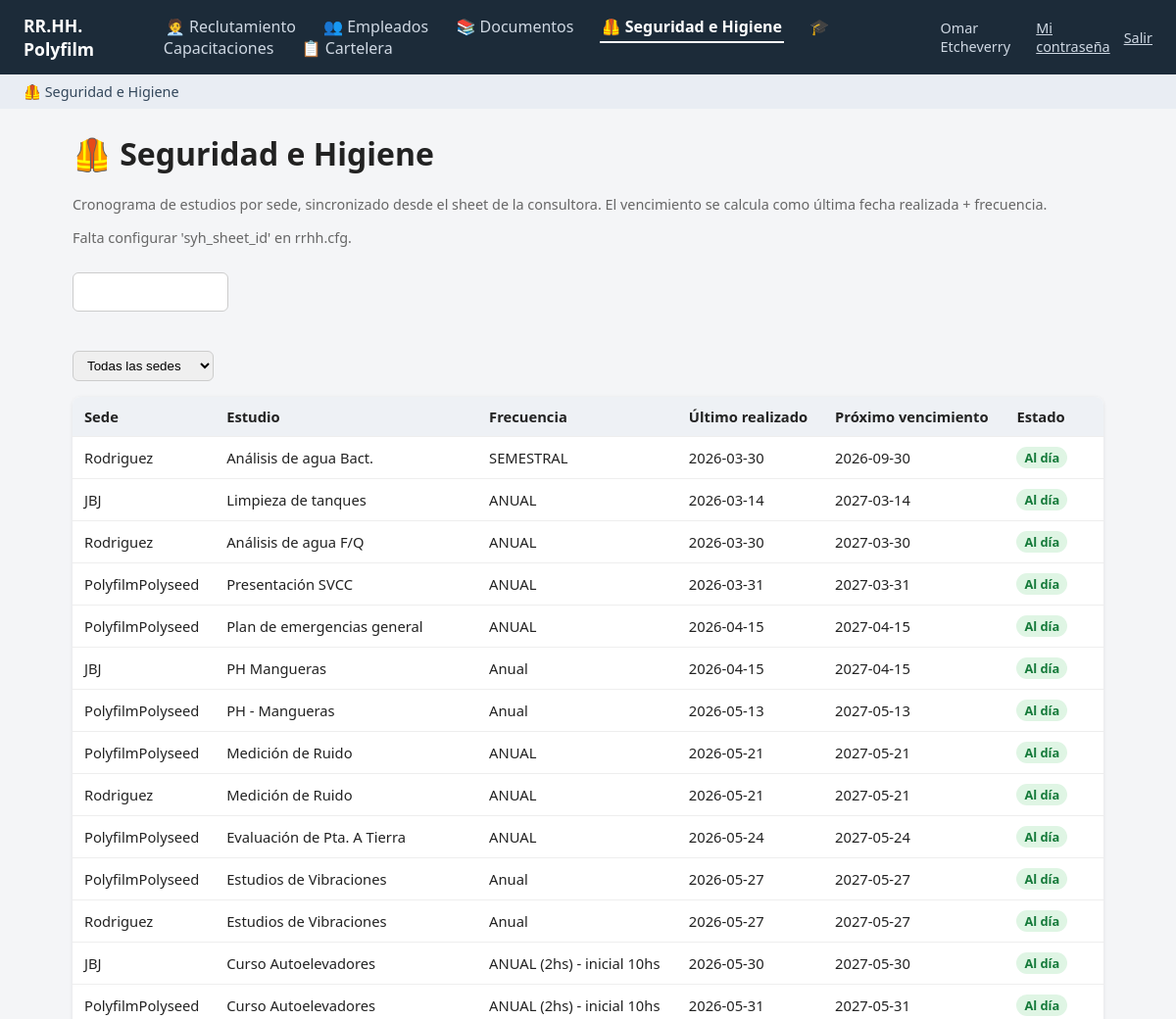
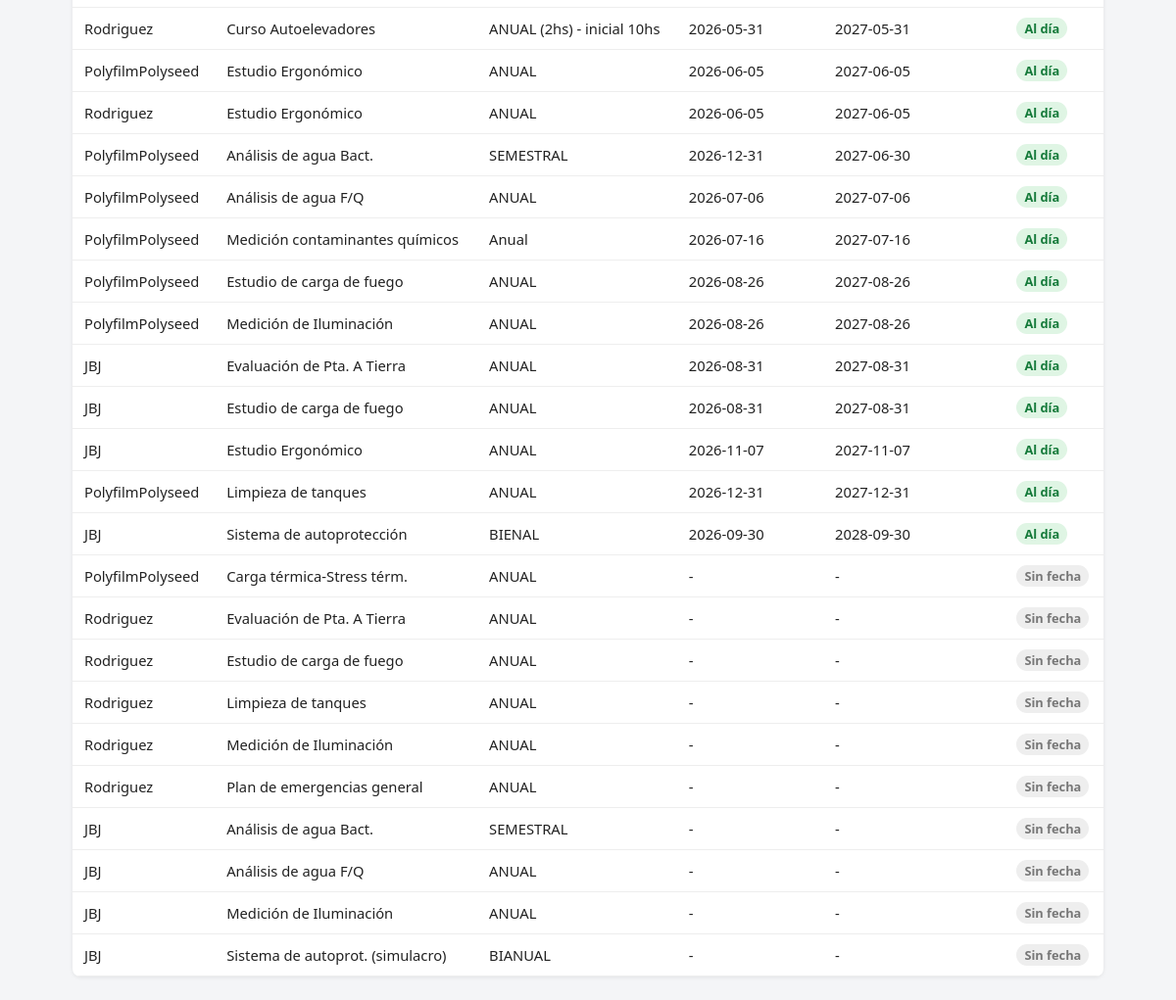
/seguridad-e-higiene (signed in), run on the app's committed database (2 pictures, top to bottom).
### tables this page shows
CREATE TABLE usuarios (
            id INTEGER PRIMARY KEY AUTOINCREMENT,
            nombre TEXT NOT NULL,
            usuario TEXT UNIQUE NOT NULL,
            password_hash TEXT NOT NULL,
            salt TEXT NOT NULL,
            es_admin INTEGER NOT NULL DEFAULT 0,
            activo INTEGER NOT NULL DEFAULT 1,
            fecha_creacion TEXT NOT NULL DEFAULT (datetime('now', 'localtime'))
        , email TEXT, debe_cambiar_password INTEGER NOT NULL DEFAULT 0);

CREATE TABLE syh_estudios (
            id INTEGER PRIMARY KEY AUTOINCREMENT,
            sede TEXT NOT NULL,
            categoria TEXT,
            nombre TEXT NOT NULL,
            frecuencia TEXT,
            comentario TEXT,
            ultima_fecha_realizado TEXT,
            proximo_vencimiento TEXT,
            recordatorio_enviado_para TEXT,
            fecha_sync TEXT NOT NULL DEFAULT (datetime('now', 'localtime')),
            UNIQUE(sede, nombre)
        );

### app.py (the view)
@app.route("/seguridad-e-higiene")
@requiere_item("item_seguridad")
def seguridad_e_higiene():
    conn = get_db()
    sede_filtro = request.args.get("sede", "").strip()
    cfg = load_cfg({"syh_dias_aviso": "15"})
    dias_aviso = int(cfg.get("syh_dias_aviso", "15") or 15)
    query = "SELECT * FROM syh_estudios WHERE 1=1"
    params = []
    if sede_filtro:
        query += " AND sede = ?"
        params.append(sede_filtro)
    query += " ORDER BY (proximo_vencimiento IS NULL), proximo_vencimiento ASC"
    estudios = [dict(r) for r in conn.execute(query, params).fetchall()]
    for e in estudios:
        e["clase_vencimiento"], e["etiqueta_vencimiento"] = _estado_vencimiento(e["proximo_vencimiento"], dias_aviso)
    sedes = [r["sede"] for r in conn.execute("SELECT DISTINCT sede FROM syh_estudios ORDER BY sede").fetchall()]
    conn.close()
    return render_template(
        "seguridad_e_higiene.html", estudios=estudios, sedes=sedes, sede_filtro=sede_filtro,
        syh_configurado=bool(cfg.get("syh_sheet_id")),
    )

### app.py (called while the page is built)
def _modulos_visibles(usuario):
    visibles = []
    for m in MODULOS:
        if m.get("solo_admin") and not (usuario and usuario["es_admin"]):
            continue
        if usuario and usuario["es_admin"]:
            opciones = m["opciones"]
        else:
            opciones = [op for op in m["opciones"] if tiene_permiso(usuario, op["cod"])]
        if m["opciones"] and not opciones:
            continue  # módulo con ítems pero ninguno habilitado para este usuario: no se muestra
        m2 = dict(m)
        m2["opciones"] = opciones
        visibles.append(m2)
    return visibles

@app.context_processor
def inject_nav():
    path = request.path
    modulo_actual = None
    for cod, prefijos in RUTAS_POR_MODULO.items():
        if any(path == p or path.startswith(p + "/") for p in prefijos):
            modulo_actual = cod
            break
    usuario = usuario_actual()
    return dict(modulos=_modulos_visibles(usuario), modulo_actual=modulo_actual, usuario=usuario)

@app.before_request
def exigir_login():
    if request.endpoint in ENDPOINTS_PUBLICOS or request.endpoint is None:
        return
    u = usuario_actual()
    if not u:
        return redirect(url_for("login", next=request.path))
    if u["debe_cambiar_password"] and request.endpoint not in ("cambiar_password", "logout"):
        flash("Tenés que elegir una contraseña propia antes de seguir.", "info")
        return redirect(url_for("cambiar_password"))

def _estado_vencimiento(proximo_vencimiento, dias_aviso=15):
    from datetime import date
    if not proximo_vencimiento:
        return "syh-sin-dato", "Sin fecha"
    try:
        venc = datetime.strptime(proximo_vencimiento, "%Y-%m-%d").date()
    except ValueError:
        return "syh-sin-dato", "Sin fecha"
    hoy = date.today()
    dias = (venc - hoy).days
    if dias < 0:
        return "syh-vencido", "Vencido"
    if dias <= dias_aviso:
        return "syh-por-vencer", "Por vencer"
    return "syh-ok", "Al día"

### auth.py (called while the page is built)
def usuario_actual():
    if "usuario" in g:
        return g.usuario
    uid = session.get("usuario_id")
    g.usuario = None
    if uid:
        conn = get_db()
        u = conn.execute("SELECT * FROM usuarios WHERE id = ? AND activo = 1", (uid,)).fetchone()
        conn.close()
        g.usuario = u
    return g.usuario

def tiene_permiso(usuario, cod: str) -> bool:
    if usuario is None:
        return False
    if usuario["es_admin"]:
        return True
    return cod in permisos_usuario(usuario["id"])

### templates/seguridad_e_higiene.html (shortened to what this page needs)
{% extends "base.html" %}
{% block contenido %}
<h1>🦺 Seguridad e Higiene</h1>
<p class="nota">Cronograma de estudios por sede, sincronizado desde el sheet de la consultora. El vencimiento se calcula como última fecha realizada + frecuencia.</p>
{% if not syh_configurado %}
<p class="nota">Falta configurar 'syh_sheet_id' en rrhh.cfg.</p>
{% endif %}
<div class="acciones-empleados">
  <form method="post" action="{{ url_for('syh_sincronizar') }}">
    <button type="submit" class="btn-principal">Sincronizar ahora</button>
  </form>
</div>
<form method="get" class="filtros">
  <select name="sede" onchange="this.form.submit()">
    <option value="">Todas las sedes</option>
  </select>
</form>
<table>
  <thead>
    <tr><th>Sede</th><th>Estudio</th><th>Frecuencia</th><th>Último realizado</th><th>Próximo vencimiento</th><th>Estado</th></tr>
  </thead>
  <tbody>
    {% for e in estudios %}
    <tr onclick="window.location='{{ url_for('syh_estudio_detalle', said=e.id) }}'" class="fila-click">
      <td>{{ e.sede }}</td>
      <td>{{ e.nombre }}</td>
      <td>{{ e.frecuencia or '-' }}</td>
      <td>{{ e.ultima_fecha_realizado or '-' }}</td>
      <td>{{ e.proximo_vencimiento or '-' }}</td>
      <td><span class="badge {{ e.clase_vencimiento }}">{{ e.etiqueta_vencimiento }}</span></td>
    </tr>
    {% else %}
    <tr><td colspan="6">Todavía no hay estudios sincronizados.</td></tr>
    {% endfor %}
  </tbody>
</table>
{% endblock %}

### templates/base.html (shortened to what this page needs)
<!doctype html>
<html lang="es">
<head>
<link rel="stylesheet" href="{{ url_for('static', filename='style.css') }}">
</head>
<body>
<header>
  <a href="{{ url_for('index') }}" class="logo">RR.HH. Polyfilm</a>
  <nav>
    {% for m in modulos %}
    <a href="{{ m.href }}" class="{{ 'activo' if modulo_actual == m.cod else '' }}">{{ m.icono }} {{ m.nombre }}</a>
    {% endfor %}
  </nav>
  {% if usuario %}
  <div class="header-usuario">
    <span>{{ usuario.nombre }}</span>
    <a href="{{ url_for('cambiar_password') }}">Mi contraseña</a>
    <a href="{{ url_for('logout') }}">Salir</a>
  </div>
  {% endif %}
</header>
{% if modulo_actual %}
{% set modulo = modulos | selectattr('cod', 'equalto', modulo_actual) | first %}
{% if modulo.opciones %}
<div class="submenu">
  {% for op in modulo.opciones %}
  <a href="{{ op.href }}">{{ op.icono }} {{ op.label }}</a>
  {% endfor %}
</div>
{% endif %}
{% endif %}
<main>
  {% block contenido %}{% endblock %}
</main>
</body>
</html>

### static/style.css (style rules this page uses)
* { box-sizing: border-box; }
body { font-family: "Segoe UI", Arial, sans-serif; margin: 0; background: #f4f5f7; color: #222; }
header { background: #1c2b39; color: #fff; padding: 14px 24px; display: flex; align-items: center; gap: 32px; }
header .logo { color: #fff; font-weight: 700; font-size: 1.1rem; text-decoration: none; }
header nav a { color: #cfd8e3; text-decoration: none; margin-right: 20px; padding: 4px 2px; border-bottom: 2px solid transparent; }
header nav a.activo { color: #fff; border-bottom-color: #fff; font-weight: 600; }
.submenu { background: #e9edf3; padding: 8px 24px; display: flex; gap: 22px; }
.submenu a { color: #33475b; text-decoration: none; font-size: 0.9rem; }
main { padding: 24px; max-width: 1100px; margin: 0 auto; }
h1 { margin-top: 0; }
.nota { color: #666; font-size: 0.9rem; }
.btn-principal { background: #2f6fed; color: #fff; border: none; padding: 12px 22px; border-radius: 6px; font-size: 1rem; cursor: pointer; margin: 12px 0 24px; }
table { width: 100%; border-collapse: collapse; background: #fff; border-radius: 8px; overflow: hidden; box-shadow: 0 1px 4px rgba(0,0,0,0.08); }
th, td { text-align: left; padding: 10px 12px; border-bottom: 1px solid #eee; font-size: 0.92rem; }
th { background: #eef1f5; }
.fila-click { cursor: pointer; }
.badge { background: #e5ecff; color: #2f4fed; padding: 2px 8px; border-radius: 12px; font-size: 0.8rem; font-weight: 600; display: inline-block; }
.syh-ok { background: #dff5e4; color: #157a3a; }
.syh-sin-dato { background: #eee; color: #777; }
.filtros { margin-bottom: 16px; display: flex; gap: 10px; }
.filtros select { padding: 6px 10px; border-radius: 6px; border: 1px solid #ccc; }
.header-usuario { margin-left: auto; color: #cfd8e3; display: flex; align-items: center; gap: 14px; font-size: 0.9rem; }
.header-usuario a { color: #cfd8e3; }
.acciones-empleados { display: flex; gap: 10px; margin-bottom: 16px; }
.acciones-empleados button { padding: 10px 16px; border-radius: 6px; border: 1px solid #ccc; background: #fff; cursor: pointer; }

### data on the page
usuarios: nombre "Omar Etcheverry"
syh_estudios: sede "Rodriguez", nombre "Análisis de agua Bact.", frecuencia "SEMESTRAL", ultima_fecha_realizado "2026-03-30", proximo_vencimiento "2026-09-30", etiqueta_vencimiento "Al día"
syh_estudios: sede "JBJ", nombre "Limpieza de tanques", frecuencia "ANUAL", ultima_fecha_realizado "2026-03-14", proximo_vencimiento "2027-03-14", etiqueta_vencimiento "Al día"
syh_estudios: sede "Rodriguez", nombre "Análisis de agua F/Q", frecuencia "ANUAL", ultima_fecha_realizado "2026-03-30", proximo_vencimiento "2027-03-30", etiqueta_vencimiento "Al día"
syh_estudios: sede "PolyfilmPolyseed", nombre "Presentación SVCC", frecuencia "ANUAL", ultima_fecha_realizado "2026-03-31", proximo_vencimiento "2027-03-31", etiqueta_vencimiento "Al día"
syh_estudios: sede "PolyfilmPolyseed", nombre "Plan de emergencias general", frecuencia "ANUAL", ultima_fecha_realizado "2026-04-15", proximo_vencimiento "2027-04-15", etiqueta_vencimiento "Al día"
syh_estudios: sede "JBJ", nombre "PH Mangueras", frecuencia "Anual", ultima_fecha_realizado "2026-04-15", proximo_vencimiento "2027-04-15", etiqueta_vencimiento "Al día"
syh_estudios: sede "PolyfilmPolyseed", nombre "PH - Mangueras", frecuencia "Anual", ultima_fecha_realizado "2026-05-13", proximo_vencimiento "2027-05-13", etiqueta_vencimiento "Al día"
syh_estudios: sede "PolyfilmPolyseed", nombre "Medición de Ruido", frecuencia "ANUAL", ultima_fecha_realizado "2026-05-21", proximo_vencimiento "2027-05-21", etiqueta_vencimiento "Al día"
syh_estudios: sede "Rodriguez", nombre "Medición de Ruido", frecuencia "ANUAL", ultima_fecha_realizado "2026-05-21", proximo_vencimiento "2027-05-21", etiqueta_vencimiento "Al día"
syh_estudios: sede "PolyfilmPolyseed", nombre "Evaluación de Pta. A Tierra", frecuencia "ANUAL", ultima_fecha_realizado "2026-05-24", proximo_vencimiento "2027-05-24", etiqueta_vencimiento "Al día"
syh_estudios: sede "PolyfilmPolyseed", nombre "Estudios de Vibraciones", frecuencia "Anual", ultima_fecha_realizado "2026-05-27", proximo_vencimiento "2027-05-27", etiqueta_vencimiento "Al día"
syh_estudios: sede "Rodriguez", nombre "Estudios de Vibraciones", frecuencia "Anual", ultima_fecha_realizado "2026-05-27", proximo_vencimiento "2027-05-27", etiqueta_vencimiento "Al día"
syh_estudios: sede "JBJ", nombre "Curso Autoelevadores", frecuencia "ANUAL (2hs) - inicial 10hs", ultima_fecha_realizado "2026-05-30", proximo_vencimiento "2027-05-30", etiqueta_vencimiento "Al día"
syh_estudios: sede "PolyfilmPolyseed", nombre "Curso Autoelevadores", frecuencia "ANUAL (2hs) - inicial 10hs", ultima_fecha_realizado "2026-05-31", proximo_vencimiento "2027-05-31", etiqueta_vencimiento "Al día"
syh_estudios: sede "Rodriguez", nombre "Curso Autoelevadores", frecuencia "ANUAL (2hs) - inicial 10hs", ultima_fecha_realizado "2026-05-31", proximo_vencimiento "2027-05-31", etiqueta_vencimiento "Al día"
syh_estudios: sede "PolyfilmPolyseed", nombre "Estudio Ergonómico", frecuencia "ANUAL", ultima_fecha_realizado "2026-06-05", proximo_vencimiento "2027-06-05", etiqueta_vencimiento "Al día"
syh_estudios: sede "Rodriguez", nombre "Estudio Ergonómico", frecuencia "ANUAL", ultima_fecha_realizado "2026-06-05", proximo_vencimiento "2027-06-05", etiqueta_vencimiento "Al día"
syh_estudios: sede "PolyfilmPolyseed", nombre "Análisis de agua Bact.", frecuencia "SEMESTRAL", ultima_fecha_realizado "2026-12-31", proximo_vencimiento "2027-06-30", etiqueta_vencimiento "Al día"
syh_estudios: sede "PolyfilmPolyseed", nombre "Análisis de agua F/Q", frecuencia "ANUAL", ultima_fecha_realizado "2026-07-06", proximo_vencimiento "2027-07-06", etiqueta_vencimiento "Al día"
syh_estudios: sede "PolyfilmPolyseed", nombre "Medición contaminantes químicos", frecuencia "Anual", ultima_fecha_realizado "2026-07-16", proximo_vencimiento "2027-07-16", etiqueta_vencimiento "Al día"
syh_estudios: sede "PolyfilmPolyseed", nombre "Estudio de carga de fuego", frecuencia "ANUAL", ultima_fecha_realizado "2026-08-26", proximo_vencimiento "2027-08-26", etiqueta_vencimiento "Al día"
syh_estudios: sede "PolyfilmPolyseed", nombre "Medición de Iluminación", frecuencia "ANUAL", ultima_fecha_realizado "2026-08-26", proximo_vencimiento "2027-08-26", etiqueta_vencimiento "Al día"
syh_estudios: sede "JBJ", nombre "Evaluación de Pta. A Tierra", frecuencia "ANUAL", ultima_fecha_realizado "2026-08-31", proximo_vencimiento "2027-08-31", etiqueta_vencimiento "Al día"
syh_estudios: sede "JBJ", nombre "Estudio de carga de fuego", frecuencia "ANUAL", ultima_fecha_realizado "2026-08-31", proximo_vencimiento "2027-08-31", etiqueta_vencimiento "Al día"
syh_estudios: sede "JBJ", nombre "Estudio Ergonómico", frecuencia "ANUAL", ultima_fecha_realizado "2026-11-07", proximo_vencimiento "2027-11-07", etiqueta_vencimiento "Al día"
syh_estudios: sede "PolyfilmPolyseed", nombre "Limpieza de tanques", frecuencia "ANUAL", ultima_fecha_realizado "2026-12-31", proximo_vencimiento "2027-12-31", etiqueta_vencimiento "Al día"
syh_estudios: sede "JBJ", nombre "Sistema de autoprotección", frecuencia "BIENAL", ultima_fecha_realizado "2026-09-30", proximo_vencimiento "2028-09-30", etiqueta_vencimiento "Al día"
syh_estudios: sede "PolyfilmPolyseed", nombre "Carga térmica-Stress térm.", frecuencia "ANUAL", ultima_fecha_realizado "-", proximo_vencimiento "-", etiqueta_vencimiento "Sin fecha"
syh_estudios: sede "Rodriguez", nombre "Evaluación de Pta. A Tierra", frecuencia "ANUAL", ultima_fecha_realizado "-", proximo_vencimiento "-", etiqueta_vencimiento "Sin fecha"
syh_estudios: sede "Rodriguez", nombre "Estudio de carga de fuego", frecuencia "ANUAL", ultima_fecha_realizado "-", proximo_vencimiento "-", etiqueta_vencimiento "Sin fecha"
syh_estudios: sede "Rodriguez", nombre "Limpieza de tanques", frecuencia "ANUAL", ultima_fecha_realizado "-", proximo_vencimiento "-", etiqueta_vencimiento "Sin fecha"
syh_estudios: sede "Rodriguez", nombre "Medición de Iluminación", frecuencia "ANUAL", ultima_fecha_realizado "-", proximo_vencimiento "-", etiqueta_vencimiento "Sin fecha"
syh_estudios: sede "Rodriguez", nombre "Plan de emergencias general", frecuencia "ANUAL", ultima_fecha_realizado "-", proximo_vencimiento "-", etiqueta_vencimiento "Sin fecha"
syh_estudios: sede "JBJ", nombre "Análisis de agua Bact.", frecuencia "SEMESTRAL", ultima_fecha_realizado "-", proximo_vencimiento "-", etiqueta_vencimiento "Sin fecha"
syh_estudios: sede "JBJ", nombre "Análisis de agua F/Q", frecuencia "ANUAL", ultima_fecha_realizado "-", proximo_vencimiento "-", etiqueta_vencimiento "Sin fecha"
syh_estudios: sede "JBJ", nombre "Medición de Iluminación", frecuencia "ANUAL", ultima_fecha_realizado "-", proximo_vencimiento "-", etiqueta_vencimiento "Sin fecha"
syh_estudios: sede "JBJ", nombre "Sistema de autoprot. (simulacro)", frecuencia "BIANUAL", ultima_fecha_realizado "-", proximo_vencimiento "-", etiqueta_vencimiento "Sin fecha"

### other printed values
{{ m.icono }} "🧑‍💼" "👥" "📚" "🦺" "🎓" "📋"
{{ m.nombre }} "Reclutamiento" "Empleados" "Documentos" "Seguridad e Higiene" "Capacitaciones" "Cartelera"
{{ op.icono }} "🦺"
{{ op.label }} "Seguridad e Higiene"
